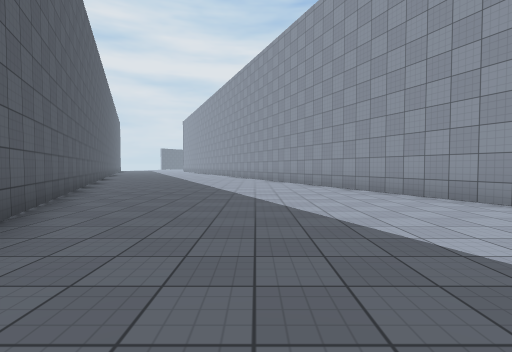
view 1 (above)

21 first-person views from a walk through a scene from a Unity 3-D project. The camera is 1.3 m above the floor, tilts 2° down and sees 85° across. The floor is counted in squares, 2 m on a side. Each view is taken from the middle of a square. On the plan, view 1 faces up. The plan holds only what a view shows up to about 9 squares ahead; the rest is blank. The place goes on beyond the plan. Some animated figures are not drawn. Surface patterns are stand-ins for the level's own textures.

view 2
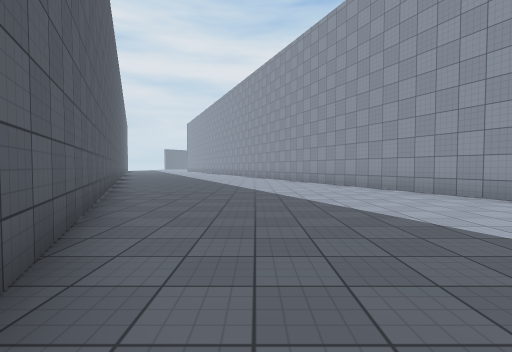

view 3
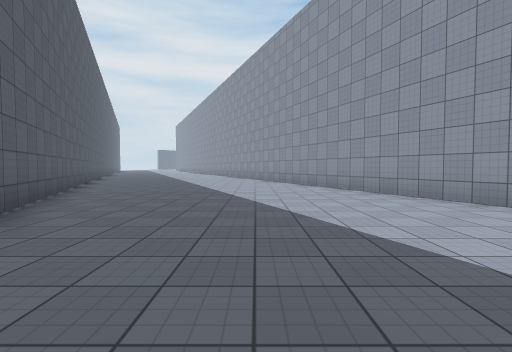

view 4
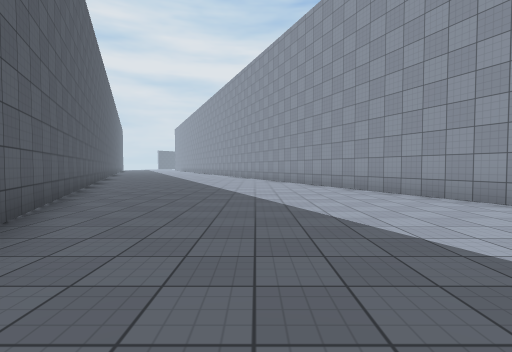

view 5
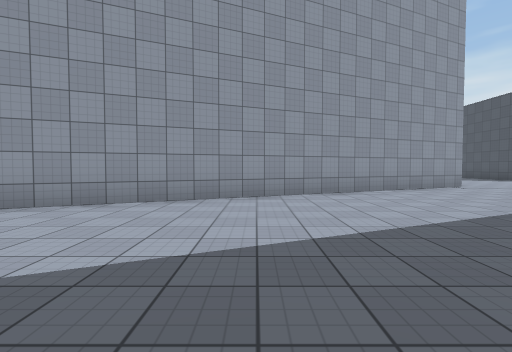

view 6
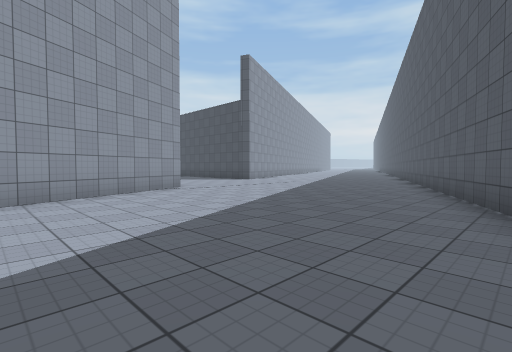

view 7
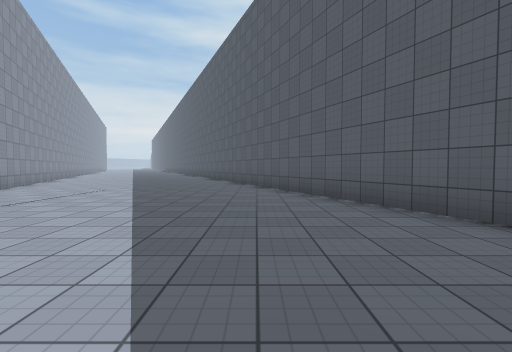

view 8
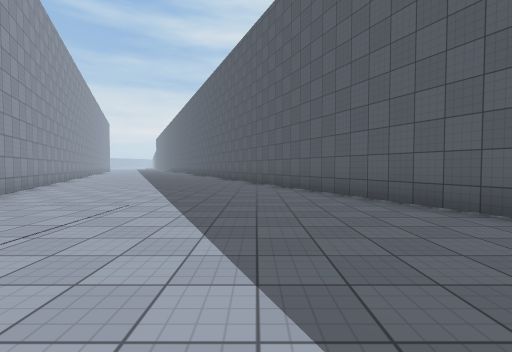

view 9
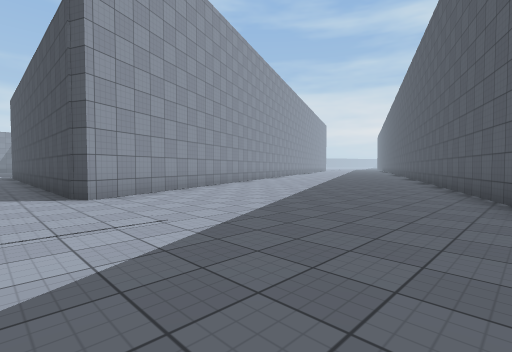

view 10
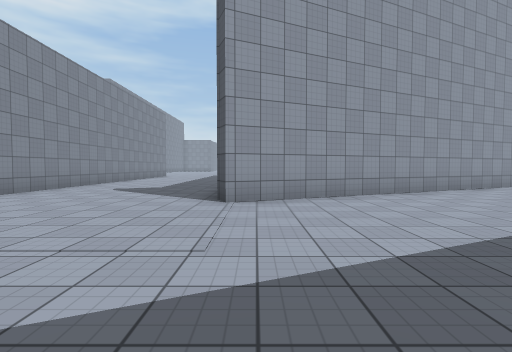

view 11
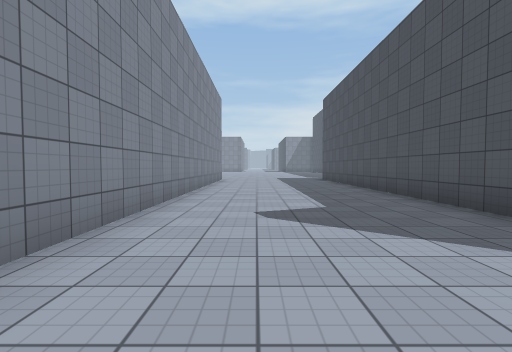

view 12
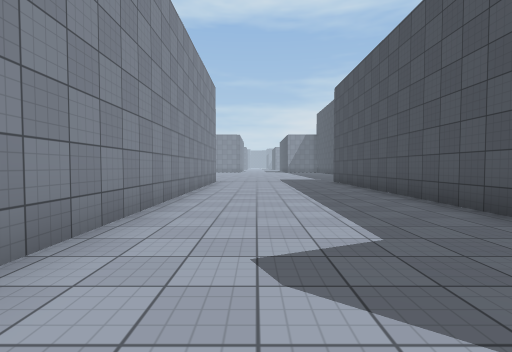

view 13
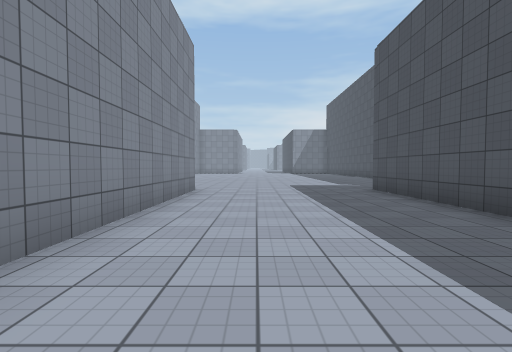

view 14
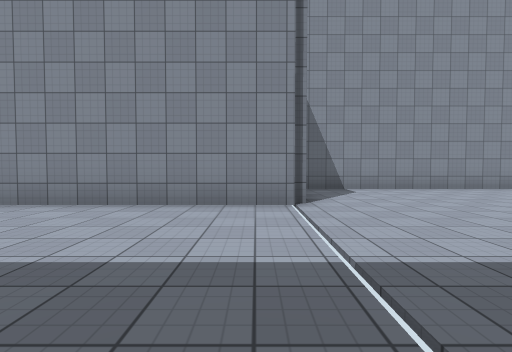

view 15
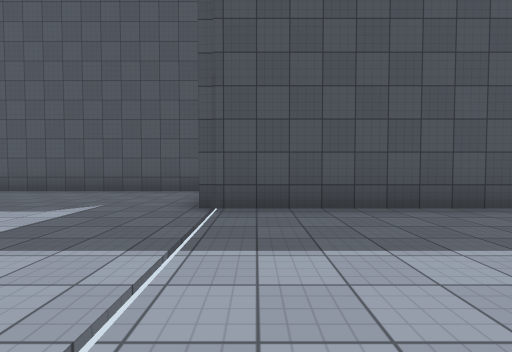

view 16
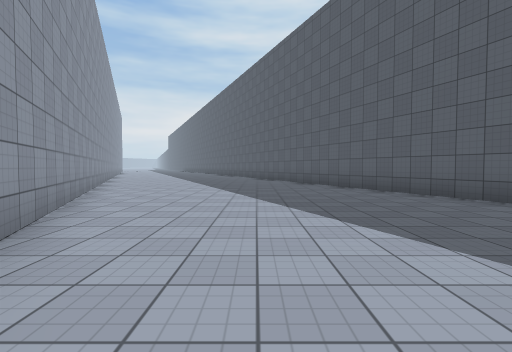

view 17
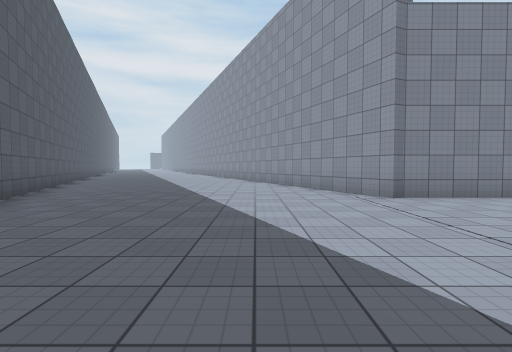

view 18
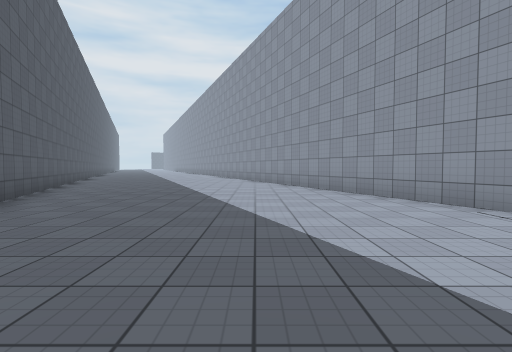

view 19
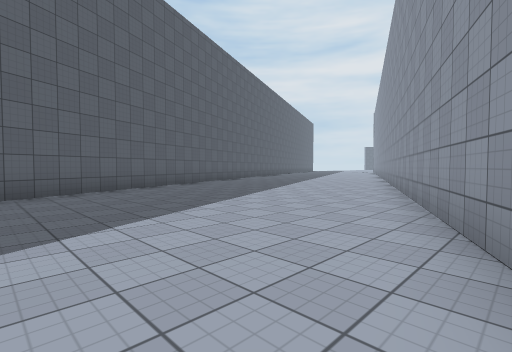

view 20
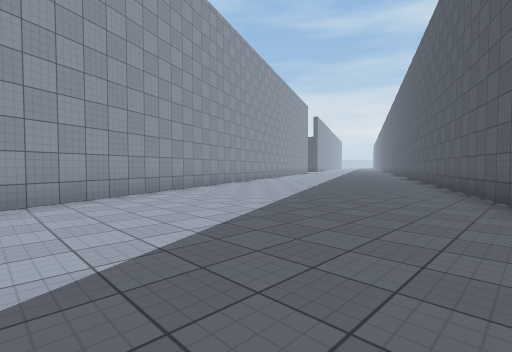

view 21
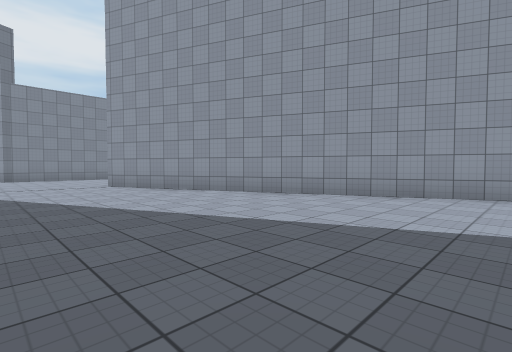

### Floor plan
Points are (right, up) in squares from view 1. A wall is a line through its corners. A room is listed if a view was taken in it or the views show most of it. See-through windows are left out.
Room 1 (views 1, 2, 3, 4, 5, 6, 7, 8, 9, 10, 11, 12, 13, 14, 15, 16, 17, 18, 19, 20, 21)
walls: (25.8, -10.3) (10.7, -10.3) (1.1, 11.5); (17.1, -25) (12.9, -15.5) (13.4, -15.3) (25.9, -15.3); (26.5, -18.3) (31.5, -18.3); (31.5, -7) (26.4, -7); (-5.5, 9) (9.5, -25.1)

Where each view was taken, in squares from view 1:
view 1: 0 up, 0 right, facing up
view 2: 2 down, 0 right, facing up
view 3: 4 down, 2 right, facing up
view 4: 7 down, 3 right, facing up
view 5: 4 down, 2 right, facing right
view 6: 6 down, 3 right, facing down-right
view 7: 8 down, 6 right, facing down
view 8: 11 down, 8 right, facing down
view 9: 14 down, 7 right, facing down-right
view 10: 16 down, 8 right, facing right
view 11: 12 down, 12 right, facing right
view 12: 12 down, 14 right, facing right
view 13: 12 down, 18 right, facing right
view 14: 15 down, 25 right, facing up
view 15: 11 down, 25 right, facing down
view 16: 16 down, 12 right, facing down
view 17: 16 down, 8 right, facing up
view 18: 14 down, 7 right, facing up
view 19: 5 up, 3 right, facing up-left
view 20: 11 up, 4 left, facing down-right
view 21: 25 down, 10 right, facing up-right
